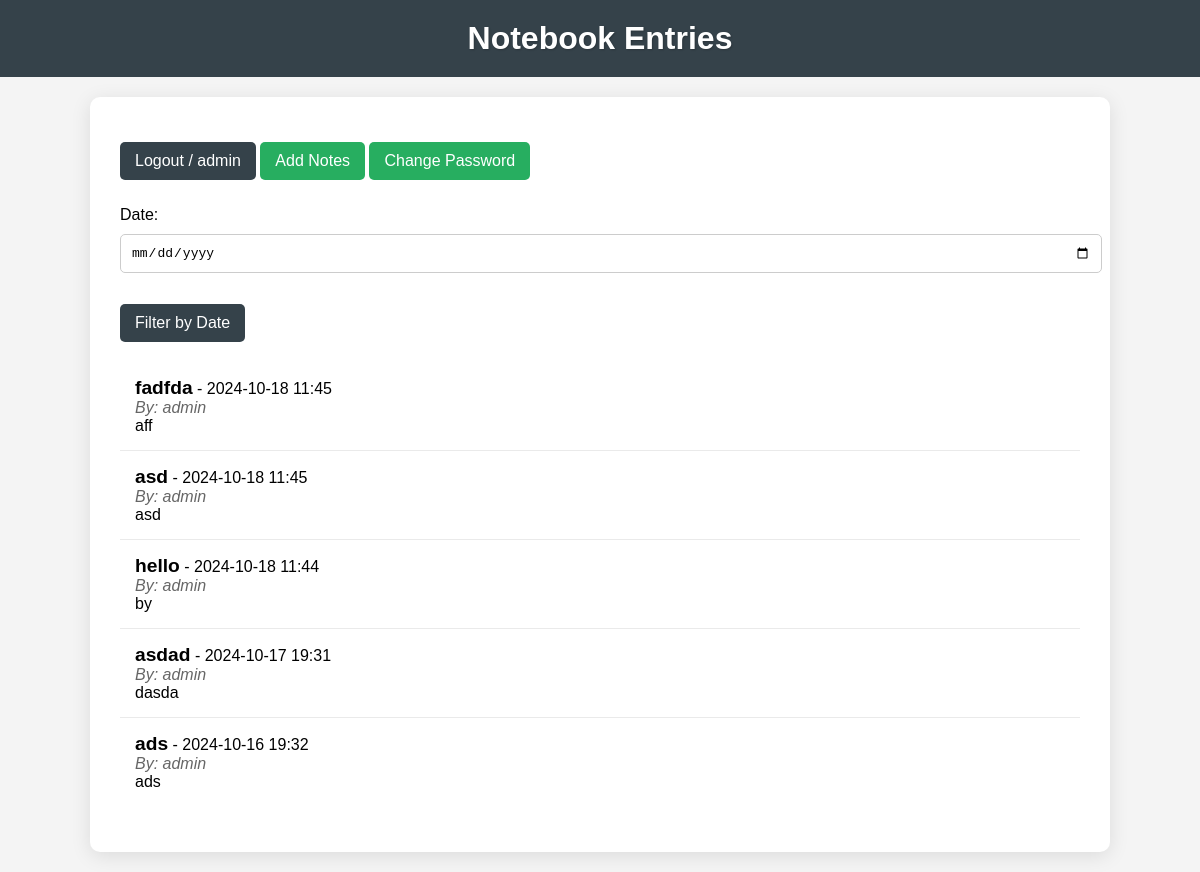
Page /show/ (signed in) on the committed database.
### note/models.py (models this page shows, shortened)
class NoteModel(models.Model):
    title = models.CharField(max_length=255, blank=False)
    content = models.TextField(blank=False)
    date = models.DateTimeField(auto_now_add=True)
    user = models.ForeignKey(User, on_delete=models.CASCADE, default=1)
    email = models.EmailField()

### note/views.py (the view)
# urls.py: path('show/', ShowView.as_view(), name='show'),
class ShowView(FormMixin, ListView):
    model = NoteModel
    template_name = 'show.html'
    context_object_name = 'notes'
    form_class = DateFilterForm
    ordering = ['-date']
    def get_queryset(self):
        queryset = super().get_queryset().filter(user=self.request.user)
        date_str = self.request.GET.get('date')
        if date_str:
            date_obj = parse_date(date_str)
            if date_obj is None:
                raise Http404("فرمت تاریخ نادرست است.")
            queryset = queryset.filter(date__date=date_obj)
        return queryset
    def get_context_data(self, **kwargs):
        context = super().get_context_data(**kwargs)
        context['form'] = self.get_form(self.form_class)  # فرم را به context اضافه می‌کنیم
        return context

### note/forms.py
class DateFilterForm(forms.Form):
    date = forms.DateField(widget=forms.DateInput(attrs={'type': 'date'}), required=False)

### templates/show.html (shortened to what this page needs)
<!DOCTYPE html>
<html lang="en">
<head>
</head>
<body>
<header>
    <h1>Notebook Entries</h1>
</header>
<div class="container">
    <form action="{% url 'logout' %}" method="post" style="display: inline;">
        <button type="submit">Logout / {{ user.username }}</button>
    </form>
    <a href="{% url 'home' %}" class="link-button">Add Notes</a>
    <a href="{% url 'password_change' %}" class="link-button">Change Password</a>
    <form method="GET">
        {{ form.as_p }}
        <button type="submit">Filter by Date</button>
    </form>
    <ul>
        {% for note in notes %}
            <li>
                <strong>{{ note.title }}</strong> - {{ note.date|date:"Y-m-d H:i" }}<br>
                <em>By: {{ note.user.username }}</em><br>
                {{ note.content }}
            </li>
        {% empty %}
            <li>No notebook entries available.</li>
        {% endfor %}
    </ul>
</div>
</body>
</html>

### templates/show.html (style rules this page uses)
body { font-family: Arial, sans-serif; margin: 0; padding: 0; background-color: #f4f4f4; }
header { background-color: #35424a; color: #ffffff; padding: 20px 0; text-align: center; }
h1 { margin: 0; text-shadow: 1px 1px 2px rgba(0, 0, 0, 0.2); }
.container { width: 80%; margin: 20px auto; background-color: #ffffff; padding: 30px; box-shadow: 0 4px 20px rgba(0, 0, 0, 0.1); border-radius: 10px; }
form { margin-bottom: 20px; }
input, select { width: 100%; padding: 10px; margin-top: 10px; border: 1px solid #ccc; border-radius: 5px; font-size: 1em; }
button { background-color: #35424a; color: #ffffff; border: none; padding: 10px 15px; border-radius: 5px; cursor: pointer; margin-top: 15px; font-size: 1em; transition: background-color 0.3s; }
.link-button { display: inline-block; margin: 10px 0; text-decoration: none; color: #ffffff; background-color: #27ae60; padding: 10px 15px; border-radius: 5px; transition: background-color 0.3s; }
ul { list-style-type: none; padding: 0; }
li { padding: 15px; border-bottom: 1px solid #eaeaea; }
li:last-child { border-bottom: none; }
strong { font-size: 1.2em; }
em { font-style: italic; color: #666; }

### rows in the picture
NoteModel: title "fadfda", date "2024-10-18 11:45", user.username "admin", content "aff"
NoteModel: title "asd", date "2024-10-18 11:45", user.username "admin", content "asd"
NoteModel: title "hello", date "2024-10-18 11:44", user.username "admin", content "by"
NoteModel: title "asdad", date "2024-10-17 19:31", user.username "admin", content "dasda"
NoteModel: title "ads", date "2024-10-16 19:32", user.username "admin", content "ads"

### other values in the picture
{{ user.username }} "admin"
